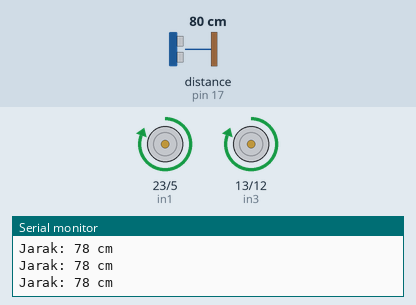
Recording of a sketch running on a simulated Arduino Mega 2560, built with avr-gcc and run on an emulated ATmega2560. Parts: motor-driver pin pairs drawn as motors (green arrow = first pin HIGH = forward, orange = second pin HIGH = backward, longer = more drive, scaled by the enable pin), the last lines printed to the serial monitor. Wiring (inferred from the names in the program): ultrasonic range finder: trigger pin 16; echo pin 17. The inputs (shaded band) are chosen by the test bench; at power-on: distance to the obstacle (sensor on pin 17) 80 cm. The echo pulse lasts 58.3 µs per cm.

Above: at 1.2 s.
1.3 s: distance to the obstacle (sensor on pin 17) set to 9 cm
2.8 s: distance to the obstacle (sensor on pin 17) set to 6 cm
At 3.3 s:
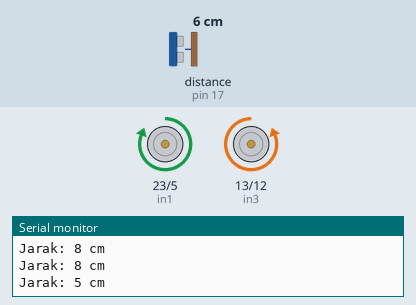
5.8 s: distance to the obstacle (sensor on pin 17) set to 18 cm
At 6.9 s:
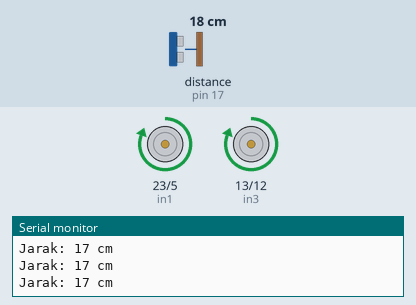
7.3 s: distance to the obstacle (sensor on pin 17) set to 2 cm
At 7.9 s:
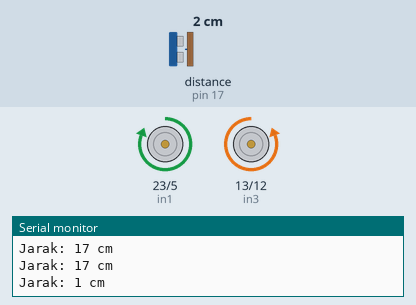
Timing chart, 0 to 11.3 s (numbered marks = the images above; inputs shaded):
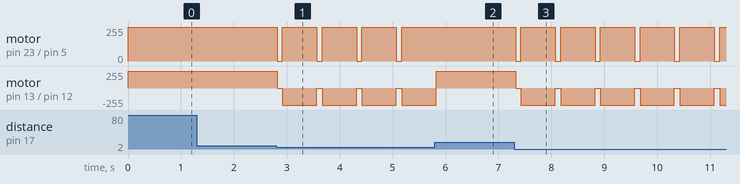

Measured:
- the behaviour switches between 8 and 7 cm on distance to the obstacle (sensor on pin 17) (found by bisection; images 0 and 1)
- after the input at 2.8 s, motor on pin 23 (in1) / pin 5 (in2): alternates forward 255/255 for 0.65 s and stopped for 0.10 s, starting at once; motor on pin 13 (in3) / pin 12 (in4): alternates backward 255/255 for 0.65 s and stopped for 0.10 s, starting at once
- after the input at 5.8 s, motor on pin 23 (in1) / pin 5 (in2): stops changing and stays forward 255/255
- after the input at 7.3 s, motor on pin 23 (in1) / pin 5 (in2): alternates forward 255/255 for 0.65 s and stopped for 0.10 s, starting at once; motor on pin 13 (in3) / pin 12 (in4): alternates backward 255/255 for 0.65 s and stopped for 0.10 s, starting at once

The sketch:

4wdavoid.ino
```cpp
// Definisi Pin Sensor Ultrasonik HC-SR04
const int trigPin = 16;
const int echoPin = 17;

// Definisi Pin Driver Motor L298N & Wemos D1 R32
const int enA = 19;
const int in1 = 23;
const int in2 = 5;
const int in3 = 13;
const int in4 = 12;
const int enB = 14;

void setup() {
  // Inisialisasi Serial Monitor untuk debugging
  Serial.begin(9600);

  // Konfigurasi Pin Motor sebagai Output
  pinMode(enA, OUTPUT);
  pinMode(enB, OUTPUT);
  pinMode(in1, OUTPUT);
  pinMode(in2, OUTPUT);
  pinMode(in3, OUTPUT);
  pinMode(in4, OUTPUT);

  // Konfigurasi Pin Ultrasonik
  pinMode(trigPin, OUTPUT);
  pinMode(echoPin, INPUT);

  // Atur kecepatan motor (nilai PWM antara 0 - 255)
  // Sesuaikan nilai ini jika robot terlalu cepat atau lambat
  analogWrite(enA, 180);
  analogWrite(enB, 180);
}

void loop() {
  long duration;
  int distance;

  // Mengirim sinyal trigger ultrasonik
  digitalWrite(trigPin, LOW);
  delayMicroseconds(2);
  digitalWrite(trigPin, HIGH);
  delayMicroseconds(10);
  digitalWrite(trigPin, LOW);

  // Membaca waktu pantulan echo dalam mikrodetik
  duration = pulseIn(echoPin, HIGH);

  // Menghitung jarak dalam sentimeter (cm)
  distance = duration * 0.034 / 2;

  // Menampilkan pembacaan jarak pada Serial Monitor
  Serial.print("Jarak: ");
  Serial.print(distance);
  Serial.println(" cm");

  // Logika navigasi berdasarkan jarak halangan (< 7 cm)
  if (distance > 0 && distance < 7) {
    // Jika ada halangan, berhenti sejenak lalu belok di tempat ke kanan
    stopRobot();
    delay(100);
    turnRightInPlace();
    delay(600); // Durasi waktu belok, sesuaikan jika sudut belok kurang/lebih
  } else {
    // Jika jalur aman, berjalan maju
    moveForward();
  }

  delay(50);
}

// Fungsi untuk berjalan maju
void moveForward() {
  digitalWrite(in1, HIGH);
  digitalWrite(in2, LOW);
  digitalWrite(in3, HIGH);
  digitalWrite(in4, LOW);
}

// Fungsi untuk belok di tempat ke kanan (Motor kiri maju, motor kanan mundur)
void turnRightInPlace() {
  digitalWrite(in1, HIGH);
  digitalWrite(in2, LOW);
  digitalWrite(in3, LOW);
  digitalWrite(in4, HIGH);
}

// Fungsi untuk menghentikan robot
void stopRobot() {
  digitalWrite(in1, LOW);
  digitalWrite(in2, LOW);
  digitalWrite(in3, LOW);
  digitalWrite(in4, LOW);
}
```
